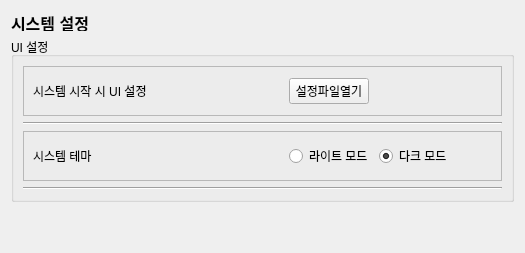
            <widget class="QWidget" name="page_setting">
             <layout class="QVBoxLayout" name="verticalLayout_24">
              <item>
               <widget class="QLabel" name="label_10">
                <property name="minimumSize">
                 <size>
                  <width>0</width>
                  <height>20</height>
                 </size>
                </property>
                <property name="maximumSize">
                 <size>
                  <width>16777215</width>
                  <height>20</height>
                 </size>
                </property>
                <property name="text">
                 <string>&lt;html&gt;&lt;head/&gt;&lt;body&gt;&lt;p&gt;&lt;span style=&quot; font-size:12pt; font-weight:600; text-decoration: underline;&quot;&gt;시스템 설정&lt;/span&gt;&lt;/p&gt;&lt;/body&gt;&lt;/html&gt;</string>
                </property>
               </widget>
              </item>
              <item>
               <widget class="QGroupBox" name="groupBox_19">
                <property name="title">
                 <string>UI 설정</string>
                </property>
                <layout class="QVBoxLayout" name="verticalLayout_22">
                 <item>
                  <widget class="QFrame" name="frame_22">
                   <property name="minimumSize">
                    <size>
                     <width>0</width>
                     <height>50</height>
                    </size>
                   </property>
                   <property name="maximumSize">
                    <size>
                     <width>16777215</width>
                     <height>50</height>
                    </size>
                   </property>
                   <property name="frameShape">
                    <enum>QFrame::StyledPanel</enum>
                   </property>
                   <property name="frameShadow">
                    <enum>QFrame::Raised</enum>
                   </property>
                   <layout class="QHBoxLayout" name="horizontalLayout_27">
                    <item>
                     <widget class="QLabel" name="label_5">
                      <property name="minimumSize">
                       <size>
                        <width>250</width>
                        <height>0</height>
                       </size>
                      </property>
                      <property name="maximumSize">
                       <size>
                        <width>250</width>
                        <height>16777215</height>
                       </size>
                      </property>
                      <property name="text">
                       <string>시스템 시작 시 UI 설정</string>
                      </property>
                      <property name="alignment">
                       <set>Qt::AlignLeading|Qt::AlignLeft|Qt::AlignVCenter</set>
                      </property>
                     </widget>
                    </item>
                    <item>
                     <widget class="QPushButton" name="bnt_settings_openjson">
                      <property name="minimumSize">
                       <size>
                        <width>0</width>
                        <height>0</height>
                       </size>
                      </property>
                      <property name="maximumSize">
                       <size>
                        <width>16777215</width>
                        <height>16777215</height>
                       </size>
                      </property>
                      <property name="text">
                       <string>설정파일열기</string>
                      </property>
                     </widget>
                    </item>
                    <item>
                     <spacer name="horizontalSpacer_3">
                      <property name="orientation">
                       <enum>Qt::Horizontal</enum>
                      </property>
                      <property name="sizeHint" stdset="0">
                       <size>
                        <width>40</width>
                        <height>20</height>
                       </size>
                      </property>
                     </spacer>
                    </item>
                   </layout>
                  </widget>
                 </item>
                 <item>
                  <widget class="Line" name="line_7">
                   <property name="orientation">
                    <enum>Qt::Horizontal</enum>
                   </property>
                  </widget>
                 </item>
                 <item>
                  <widget class="QFrame" name="frame_38">
                   <property name="minimumSize">
                    <size>
                     <width>0</width>
                     <height>50</height>
                    </size>
                   </property>
                   <property name="maximumSize">
                    <size>
                     <width>16777215</width>
                     <height>50</height>
                    </size>
                   </property>
                   <property name="frameShape">
                    <enum>QFrame::StyledPanel</enum>
                   </property>
                   <property name="frameShadow">
                    <enum>QFrame::Raised</enum>
                   </property>
                   <layout class="QHBoxLayout" name="horizontalLayout_41">
                    <item>
                     <widget class="QLabel" name="label_27">
                      <property name="minimumSize">
                       <size>
                        <width>250</width>
                        <height>0</height>
                       </size>
                      </property>
                      <property name="maximumSize">
                       <size>
                        <width>250</width>
                        <height>16777215</height>
                       </size>
                      </property>
                      <property name="text">
                       <string>시스템 테마</string>
                      </property>
                      <property name="alignment">
                       <set>Qt::AlignLeading|Qt::AlignLeft|Qt::AlignVCenter</set>
                      </property>
                     </widget>
                    </item>
                    <item>
                     <widget class="QRadioButton" name="radio_setting_lightmode">
                      <property name="text">
                       <string>라이트 모드</string>
                      </property>
                     </widget>
                    </item>
                    <item>
                     <widget class="QRadioButton" name="radio_setting_drakmode">
                      <property name="text">
                       <string>다크 모드</string>
                      </property>
                      <property name="checked">
                       <bool>true</bool>
                      </property>
                     </widget>
                    </item>
                    <item>
                     <spacer name="horizontalSpacer_4">
                      <property name="orientation">
                       <enum>Qt::Horizontal</enum>
                      </property>
                      <property name="sizeHint" stdset="0">
                       <size>
                        <width>40</width>
                        <height>20</height>
                       </size>
                      </property>
                     </spacer>
                    </item>
                   </layout>
                  </widget>
                 </item>
                 <item>
                  <widget class="Line" name="line_15">
                   <property name="orientation">
                    <enum>Qt::Horizontal</enum>
                   </property>
                  </widget>
                 </item>
                </layout>
               </widget>
              </item>
              <item>
               <spacer name="verticalSpacer_2">
                <property name="orientation">
                 <enum>Qt::Vertical</enum>
                </property>
                <property name="sizeHint" stdset="0">
                 <size>
                  <width>20</width>
                  <height>40</height>
                 </size>
                </property>
               </spacer>
              </item>
             </layout>
            </widget>
